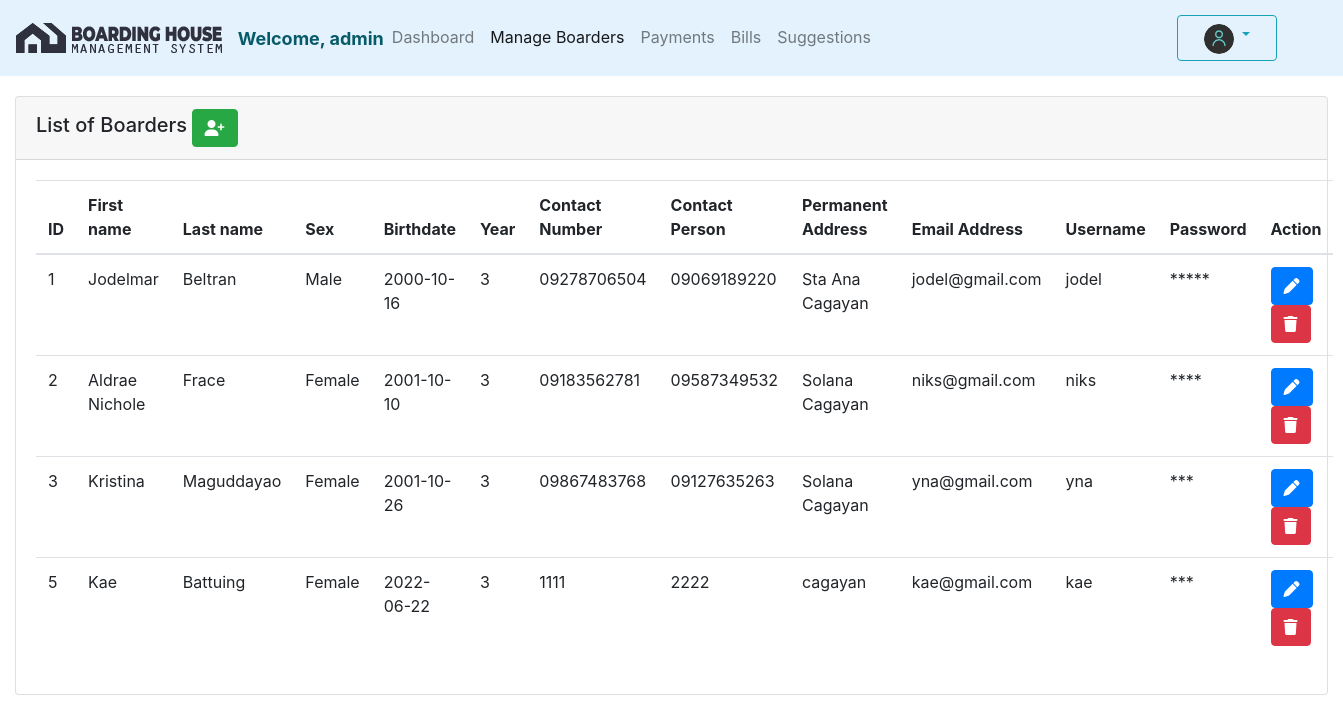
Page /Admin/manageBoarders.php (signed in) on the committed database.
### tables this page shows
CREATE TABLE `boarders` (
  `boarder_id` int(11) NOT NULL,
  `first_name` varchar(50) NOT NULL,
  `last_name` varchar(50) NOT NULL,
  `sex` varchar(10) NOT NULL,
  `birthdate` varchar(255) NOT NULL,
  `year` varchar(255) NOT NULL,
  `contact_number` varchar(11) NOT NULL,
  `contact_person` varchar(255) NOT NULL,
  `permanent_add` varchar(255) NOT NULL,
  `email_add` varchar(255) NOT NULL,
  `username` varchar(50) NOT NULL,
  `password` varchar(50) NOT NULL,
  `imgname` varchar(255) NOT NULL,
  `imgsrc` varchar(255) NOT NULL
);

### Admin/manageBoarders.php (the view, shortened to what this page needs)
<?php
    include("../config.php");
    $user_check=$_SESSION['access'];
    $sql="SELECT * FROM admin WHERE username='$user_check'";
    $stmt=$conn->query($sql);
    $row=$stmt->fetch(PDO::FETCH_ASSOC);
    $login_user=$row['username'];
?>
<!DOCTYPE html>
<html lang="en">
<head>
    <link rel="stylesheet" href="../bootstrap/css/bootstrap.css">
    <link rel="stylesheet" href="../fontawesome/css/all.css">
</head>
<body>
    <nav class="navbar navbar-expand-lg navbar-light" style="background-color: #e3f2fd;">
        <a class="navbar-brand" href="#">
            <img src="../Assets/logo/main-logo.png" class="d-inline-block align-top" alt="">
            <img src="../Assets/logo/main-logo-text.png" class="d-inline-block align-top" alt="">
        </a>
        <div class="collapse navbar-collapse" id="navbarSupportedContent">
            <ul class="navbar-nav mr-auto">
                <li class="nav-item">
					<span class="navbar-text" style="font-weight: bold; color:#075b68; font-size: 18px;">Welcome, <?php echo $login_user ?></span>
				</li>
                <li class="nav-item">
                    <a class="nav-link" href="dashboard.php">Dashboard</a>
                </li>
                <li class="nav-item active">
                    <a class="nav-link" href="manageBoarders.php">Manage Boarders</a>
                </li>
                 <li class="nav-item">
                    <a class="nav-link" href="payments.php">Payments</a>
                </li>
                 <li class="nav-item">
                    <a class="nav-link" href="bills.php">Bills</a>
                </li>
                <?php
                    $sql="SELECT * FROM suggestions WHERE status='unread'";
                    $stmt=$conn->query($sql);
                    $num=$stmt->rowCount();
                ?>
                <li class="nav-item">
                    <a class="nav-link" href="suggestions.php">Suggestions <?php if($num>0) echo "<span class='badge badge-danger'>$num</span>" ?></a>
                </li>
            </ul>
            <div class="dropdown" style="padding-right: 50px">
                <button type="button" class="btn btn-outline-info dropdown-toggle" data-toggle="dropdown" aria-haspopup="true" aria-expanded="false" style="width: 100px">
                    <span class="navbar-text" style="font-size: 15px; padding:0">
                    <img src="../Assets/logo/user.png" width="30" height="30" class="d-inline-block align-top" alt="" style="border-radius: 50%">
                    </span>
                </button>
			</div>
        </div>
    </nav>
    <div class="container-fluid" style="margin-top: 20px;">
        <div class="card">
            <div class="card-header">
                <h5 class="d-inline">List of Boarders</h5>
                <span><button class="btn btn-success" data-toggle="modal" data-target="#addModal"><i class="fas fa-user-plus"></i></button></span>
            </div>
            <div class="card-body">
                <table class="table table-hover">
                    <thead>
                        <tr>
                            <th>ID</th>
                            <th>First name</th>
                            <th>Last name</th>
                            <th>Sex</th>
                            <th>Birthdate</th>
                            <th>Year</th>
                            <th>Contact Number</th>
                            <th>Contact Person</th>
                            <th>Permanent Address</th>
                            <th>Email Address</th>
                            <th>Username</th>
                            <th>Password</th>
                            <th>Action</th>
                        </tr>
                    </thead>
                    <tbody>
                        <?php
                            $sql="SELECT * FROM boarders";
                            $stmt=$conn->query($sql);
                            while($row=$stmt->fetch(PDO::FETCH_ASSOC)){
                        ?>
                        <tr>
                            <td><?php echo $row['boarder_id']; ?></td>
                            <td><?php echo $row['first_name']; ?></td>
                            <td><?php echo $row['last_name']; ?></td>
                            <td><?php echo $row['sex']; ?></td>
                            <td><?php echo $row['birthdate']; ?></td>
                            <td><?php echo $row['year']; ?></td>
                            <td><?php echo $row['contact_number']; ?></td>
                            <td><?php echo $row['contact_person']; ?></td>
                            <td><?php echo $row['permanent_add']; ?></td>
                            <td><?php echo $row['email_add']; ?></td>
                            <td><?php echo $row['username']; ?></td>
                            <td><?php echo str_repeat("*",strlen($row['password'])); ?></td>
                            <td>
                                <button type="button" class="btn btn-primary"><i class="fas fa-pen" data-toggle="modal" data-target="#editModal"
                                    onclick="getUserDetails(<?php echo $row['boarder_id']?>,'<?php echo $row['first_name'] ?>','<?php echo $row['last_name'] ?>',
                                    '<?php echo $row['sex'] ?>','<?php echo $row['birthdate'] ?>','<?php echo $row['year'] ?>','<?php echo $row['contact_number'] ?>',
                                    '<?php echo $row['contact_person'] ?>','<?php echo $row['permanent_add'] ?>','<?php echo $row['email_add'] ?>',
                                    '<?php echo $row['username'] ?>', '<?php echo $row['password'] ?>');">
                                    </i></button>
                                <button type="button" class="btn btn-danger" data-toggle="modal" data-target="#deleteModal"
                                onClick="delId(<?php echo $row['boarder_id'] ?>)"><i class="fas fa-trash"></i></button>
                            </td>
                        </tr>
                        <?php } ?>
                    </tbody>
                </table>
            </div>
        </div>
    </div>
</body>
</html>

### rows in the picture
boarders: boarder_id "1", first_name "Jodelmar", last_name "Beltran", sex "Male", birthdate "2000-10-16", year "3", contact_number "09278706504", contact_person "09069189220", permanent_add "Sta Ana Cagayan", email_add "jodel@gmail.com", username "jodel", password "*****"
boarders: boarder_id "2", first_name "Aldrae Nichole", last_name "Frace", sex "Female", birthdate "2001-10-10", year "3", contact_number "09183562781", contact_person "09587349532", permanent_add "Solana Cagayan", email_add "niks@gmail.com", username "niks", password "****"
boarders: boarder_id "3", first_name "Kristina", last_name "Maguddayao", sex "Female", birthdate "2001-10-26", year "3", contact_number "09867483768", contact_person "09127635263", permanent_add "Solana Cagayan", email_add "yna@gmail.com", username "yna", password "***"
boarders: boarder_id "5", first_name "Kae", last_name "Battuing", sex "Female", birthdate "2022-06-22", year "3", contact_number "1111", contact_person "2222", permanent_add "cagayan", email_add "kae@gmail.com", username "kae", password "***"

### other values in the picture
$login_user "admin"
